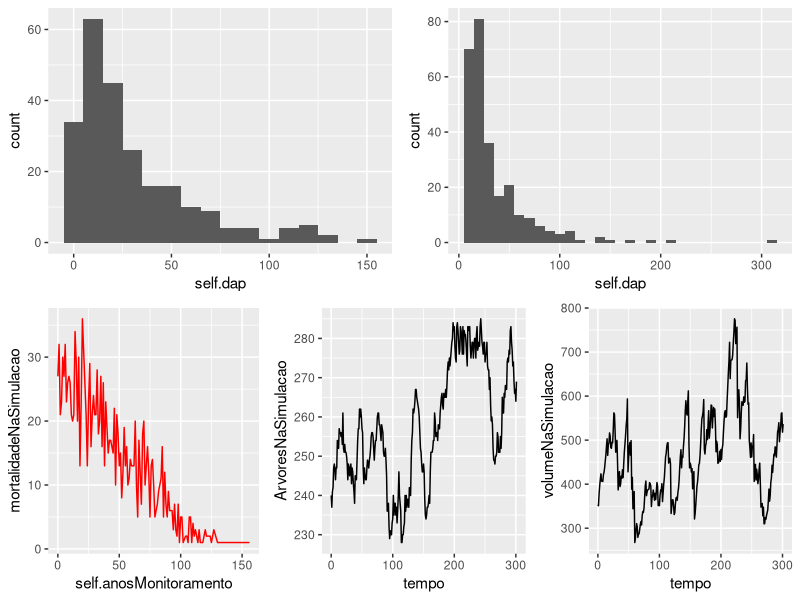

Write the R code that produced this figure.
library(dplyr)
library(tidyr)
library(R6)
library(ggplot2)
library(gridExtra)

#cria objeto
arvore = R6Class("arvore",
	# os parâmetros do objeto são diametro (DAP em cm), chance de morrer (%), identificador de viva ou morta (binário),
	# anos sob monitoramento (anos), volume da árvore
	public = list(dap = NULL, chanceMorrer = NULL, viva = NULL, anosMonitoramento = NULL, volume = NULL,
		# função de inicialização
		initialize = function(dap = rexp(1, 0.02819), chanceMorrer = 0.02, viva = 1, anosMonitoramento = 0, volume = 0){
			self$dap = dap
			self$chanceMorrer = chanceMorrer
			self$viva = viva
			self$anosMonitoramento = anosMonitoramento
			self$volume = -0.068854 + 0.000841 * dap^2},
		# Função para crescer uma árvore
		cresce = function(tag){
			# Antes de crescer, verifica se árvore permanece viva
			if(runif(1, 0, 1) <= self$chanceMorrer){
				self$viva = 0}
			# Função de crescimento só é aplicada se a árvore estiver viva
			if(self$viva == 1){
				self$dap = self$dap + abs(rexp(1, 34.26)) * self$dap
				self$chanceMorrer = self$chanceMorrer_update(tag)
				self$anosMonitoramento = self$anosMonitoramento + 1
				self$volume = ifelse(-0.068854 + 0.000841 * self$dap^2 < 0, 0.001, -0.068854 + 0.000841 * self$dap^2)}},
		# Atualiza chance de morrer por três regras diferentes
		chanceMorrer_update = function(tag){
			# Se tag == 0, mantem valor fixo para a chance
			# Se tag == 1, atualiza valor em que a chance de morrer aumenta com o aumento do DAP
			# Se tag == 2, atualiza valor em que a chance de morrer diminui com o aumento do DAP 
			self$chanceMorrer = ifelse(tag == 0, self$chanceMorrer,
								# tendencia linear de aumento da probabilidade
								# com intercepto em 1% e probabilidade a 300 cm de DAP é de 2%
								ifelse(tag == 1, 0.01 + 0.000366 * self$dap,
								# tendencia exponencial de redução da probabilidade com o aumento do DAP
								ifelse(tag == 2, abs(0.04 * exp(-0.004051 * self$dap)), 1)))},
		# Função para exibir atributos da árvore
		mostraAtributos = function(){
			return(data.frame(self$dap, self$viva, self$anosMonitoramento, self$volume))}))

percentualRecrutamento = 0.06
anoSimulacao = 0
tempoSimulacao = 300
# Inicializa a floresta onde as árvores serão armazenadas
floresta = list()

i = 1
# cria uma floresta com o número de árvores difinido dentro do looping
while (i <= 240){
	new = arvore$new(dap = rexp(1, 0.02819))
	new$chanceMorrer_update(1)
	floresta = c(floresta, new)
	i = i + 1
}

# Abre dataframe com a floresta inicial
dataFrameFloresta = c()
for(t in floresta){
  dataFrameFloresta = rbind(dataFrameFloresta, t$mostraAtributos())
}

# Obtem a distribuição diamétrica inicial
g1 = ggplot(dataFrameFloresta, aes(self.dap)) + geom_histogram(binwidth = 10)
# Calcula o número de árvore presente na floresta inicial
numeroArvoresNaSimulacao = c(length(floresta))
# Calcula volume total presente na floresta inicial
evolucaoVolumeNaSimulacao = c(sum(dataFrameFloresta$self.volume))

# inicia simulação da floresta
while(anoSimulacao <= tempoSimulacao){
	ingresso = sum(rbinom(100, 1, percentualRecrutamento))
	i = 1
	# Adiciona árvores que estão ingressando
	while(i <= ingresso){
		# Toda árvore que ingressa chega na base com 10 cm de diâmetro
		new = arvore$new(dap = 10)
		new$chanceMorrer_update(1)
		floresta = c(floresta, new)
		i = i + 1
	}
	# Acompanha o número de árvores ao longo da simulação
	numeroArvoresTemporario = 0
	# Acompanha o volume de árvores ao longo da simulação
	volumeTemporario = 0
	for(t in floresta){
		t$cresce(1)
		if(t$viva == 1){
			numeroArvoresTemporario = numeroArvoresTemporario + 1
			volumeTemporario = volumeTemporario + t$volume
		}
	}
	numeroArvoresNaSimulacao = c(numeroArvoresNaSimulacao, numeroArvoresTemporario)
	evolucaoVolumeNaSimulacao = c(evolucaoVolumeNaSimulacao, volumeTemporario)
	anoSimulacao = anoSimulacao + 1
}

dataFrameFloresta.futuro = c()
for(t in floresta){
	dataFrameFloresta.futuro = rbind(dataFrameFloresta.futuro, t$mostraAtributos())
}

# Calcula distribuição diamétrica final
g2 = dataFrameFloresta.futuro %>% 
	filter(self.viva == 1) %>% 
	ggplot(aes(self.dap)) + geom_histogram(binwidth = 10)

# Número de árvores mortas por hectare
g3 = dataFrameFloresta.futuro %>%
	filter(self.viva == 0) %>%
	group_by(self.anosMonitoramento) %>%
	summarise(mortalidadeNaSimulacao = n()) %>%
	ggplot(aes(self.anosMonitoramento, mortalidadeNaSimulacao)) + geom_line(colour = "red")                 

# Número de árvores ao longo do tempo
g4 = ggplot(data.frame(tempo = seq(0, anoSimulacao, 1), ArvoresNaSimulacao = numeroArvoresNaSimulacao), 
	aes(tempo, ArvoresNaSimulacao)) + geom_line()                                     

# Volume de madeira ao longo do tempo
g5 = ggplot(data.frame(tempo = seq(0, anoSimulacao, 1), volumeNaSimulacao = evolucaoVolumeNaSimulacao), 
            aes(tempo, volumeNaSimulacao)) + geom_line()                                   

grid.arrange(g1,g2,g3,g4,g5, layout_matrix = rbind(c(1,1,1,2,2,2),c(3,3,4,4,5,5)))